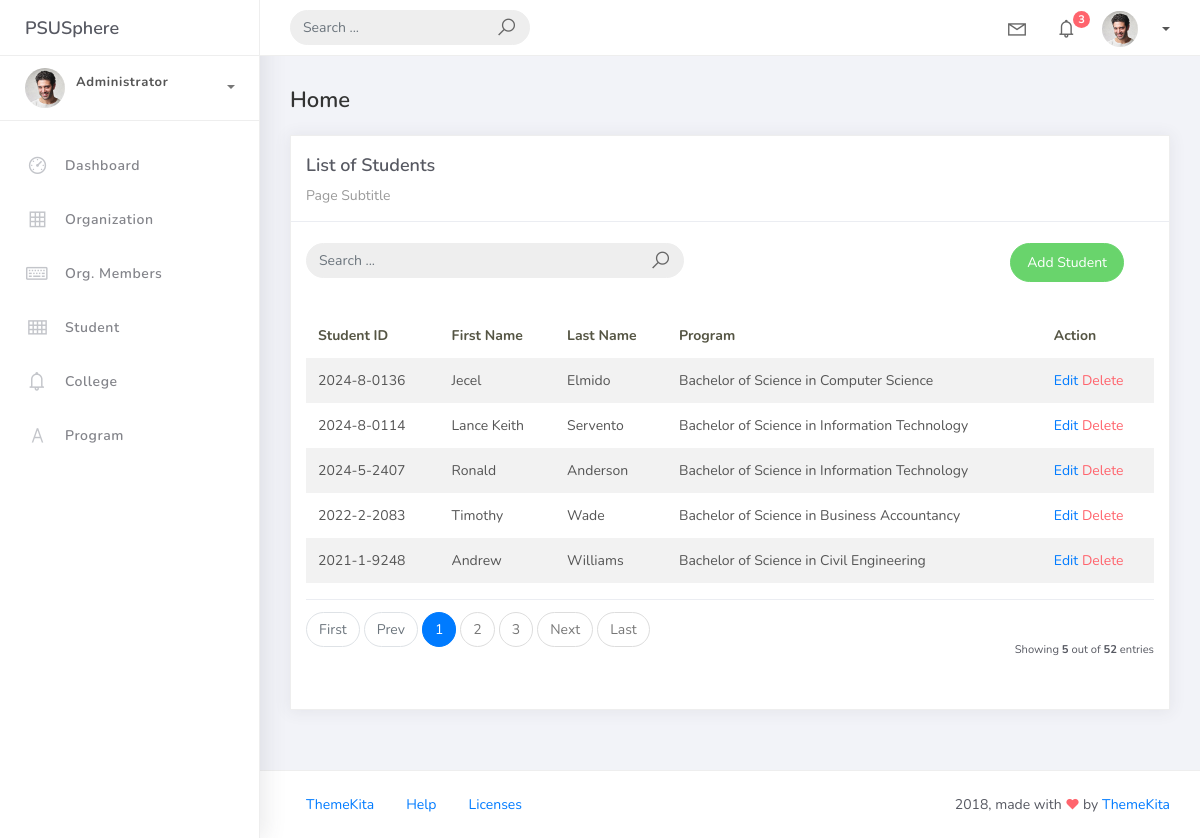
Screenshot of /student_list with the database file from the repository.
### studentorg/models.py (models this page shows, shortened)
class BaseModel(models.Model):
    created_at = models.DateTimeField(auto_now_add=True, db_index=True)
    updated_at = models.DateTimeField(auto_now=True)
    class Meta:
        abstract = True

class Student(BaseModel):
    student_id = models.CharField(max_length=15)
    lastname = models.CharField(max_length=25)
    firstname = models.CharField(max_length=25)
    middlename = models.CharField(max_length=25, blank=True, null=True)
    program = models.ForeignKey(Program, on_delete=models.CASCADE)

class Program(BaseModel):
    prog_name = models.CharField(max_length=150)
    college = models.ForeignKey(College, on_delete=models.CASCADE)
    def __str__(self):
        return self.prog_name

### studentorg/views.py (the view)
# urls.py: path('student_list', views.StudentList.as_view(), name='student-list'),
class StudentList(ListView):
    model = Student
    context_object_name = 'students'
    template_name = 'student_list.html'
    paginate_by = 5
    def get_queryset(self):
        qs = super().get_queryset()
        query = self.request.GET.get('q')
        if query:
            qs = qs.filter(
                Q(firstname__icontains=query) |
                Q(lastname__icontains=query) |
                Q(program__prog_name__icontains=query)
            )
        return qs

### templates/student_list.html
{% extends 'base.html' %} {% load static %} {% block content %}
    <div class="content">
        <div class="container-fluid">
            <h4 class="page-title">Home</h4>
            <div class="row">
                <div class="col-md-12">
                    <div class="card">
                        <div class="card-header">
                            <div class="card-title">List of Students</div>
                            <div class="card-category">Page Subtitle</div>
                        </div>
                        <br />
                        <div class="col-md-12 row">
                            <div class="col-md-6">
                               <form class="navbar-left navbar-form nav-search mr-md-3" action="{% url 'student-list' %}" method="get">
                                    <div class="input-group">
                                         <input type="text" placeholder="Search ..." class="form-control" name="q" value="{{ request.GET.q|default:'' }}" />
                                         <div class="input-group-append">
                                             <span class="input-group-text"><i class="la la-search search-icon"></i></span>
                                         </div>
                                     </div>
                                </form>
                            </div>
                            <div class="col-md-6">
                                <div class="pull-right">
                                    <a href="{% url 'student-add' %}" class="btn btn-success btn-rounded">Add Student</a>
                                </div>
                            </div>
                        </div>
                        <div class="card-body">
                            <table class="table table-striped mt-3">
                                <thead>
                                    <tr>
                                        <th scope="col">Student ID</th>
                                        <th scope="col">First Name</th>
                                        <th scope="col">Last Name</th>
                                        <th scope="col">Program</th>
                                        <th scope="col">Action</th>
                                    </tr>
                                </thead>
                                <tbody>
                                    {% for object in object_list %}
                                    <tr>
                                        <td>{{ object.student_id }}</td>
                                        <td>{{ object.firstname }}</td>
                                        <td>{{ object.lastname }}</td>
                                        <td>{{ object.program }}</td>
                                        <td>
                                            <a href="student_list/{{ object.id }}">Edit</a>
                                            <a href="student_list/{{ object.id }}/delete" class="text-danger">Delete</a>
                                        </td>
                                    </tr>
                                    {% empty %}
                                    <tr>
                                        <td colspan="5" style="text-align: center">
                                            <p class="text-sm font-weight-bold mb-0">No Records Found</p>
                                        </td>
                                    </tr>
                                    {% endfor %}
                                </tbody>
                            </table>
                            {% include 'includes/pagination.html' %}
                        </div>
                    </div>
                </div>
            </div>
        </div>
    </div>
{% endblock %}

### rows the page displays
Student: student_id "2024-8-0136", firstname "Jecel", lastname "Elmido", program "Bachelor of Science in Computer Science"
Student: student_id "2024-8-0114", firstname "Lance Keith", lastname "Servento", program "Bachelor of Science in Information Technology"
Student: student_id "2024-5-2407", firstname "Ronald", lastname "Anderson", program "Bachelor of Science in Information Technology"
Student: student_id "2022-2-2083", firstname "Timothy", lastname "Wade", program "Bachelor of Science in Business Accountancy"
Student: student_id "2021-1-9248", firstname "Andrew", lastname "Williams", program "Bachelor of Science in Civil Engineering"

### other values shown
{{ page_num }} "1"
{{ page_num }} "2" "3"
{{ object_list.count }} "5"
{{ paginator.count }} "52"
